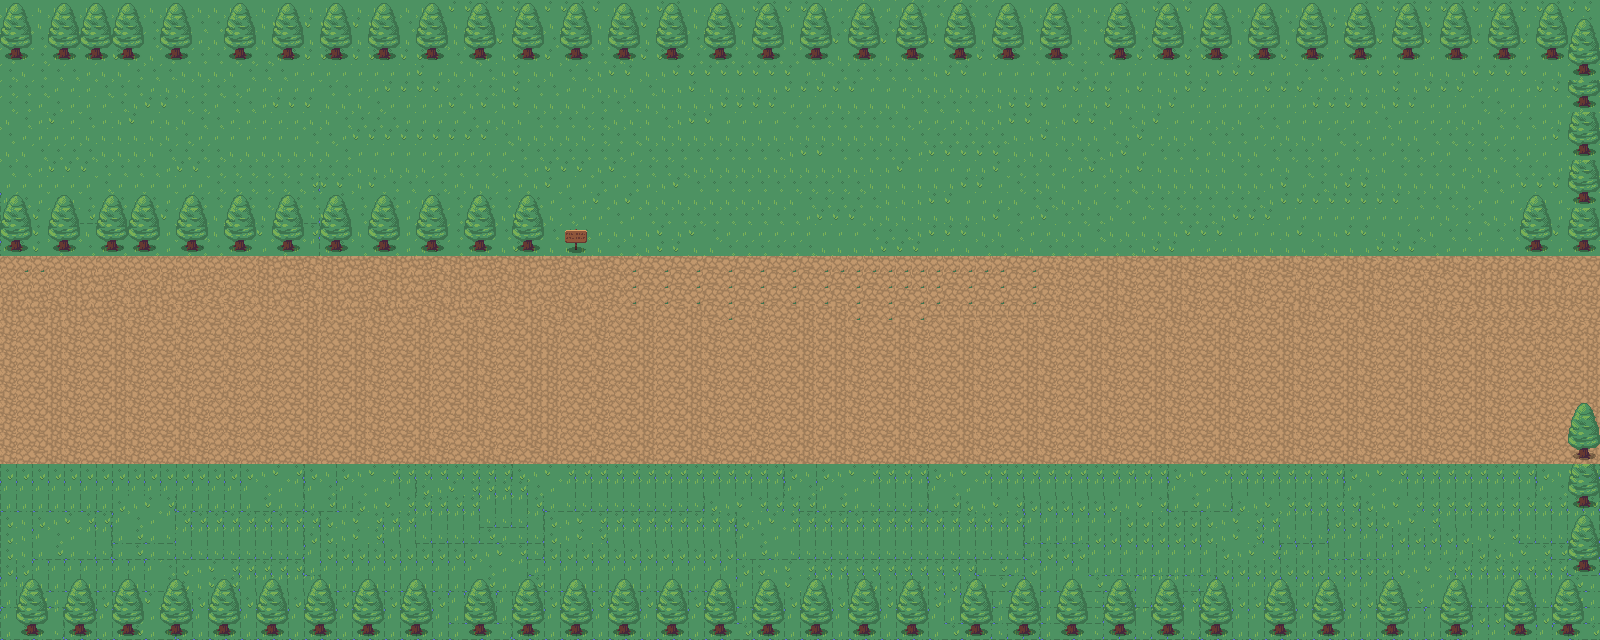

Tiled map render using the project's own tile images. Description and the map definition, with tile-layer contents summarised, below:
An orthogonal 100x40 tile map with 16x16 px tiles, 3 tile layers (Grass, Sign, Trees) and 2 objects (entry, ending).

<map version="1.2" tiledversion="1.3.5" orientation="orthogonal" renderorder="right-down" width="100" height="40" tilewidth="16" tileheight="16" infinite="0" nextlayerid="8" nextobjectid="3">
 <editorsettings>
  <export target="rpgGame.json" format="json" />
 </editorsettings>
 <tileset firstgid="1" name="RPG Nature Tileset" tilewidth="16" tileheight="16" tilecount="720" columns="40">
  <image source="RPG Nature Tileset.png" width="641" height="288" />
  <tile id="0">
   <properties>
    <property name="collide" type="bool" value="true" />
   </properties>
  </tile>
  <tile id="1">
   <properties>
    <property name="collide" type="bool" value="true" />
   </properties>
  </tile>
  <tile id="4">
   <properties>
    <property name="collide" type="bool" value="true" />
   </properties>
  </tile>
  <tile id="5">
   <properties>
    <property name="collide" type="bool" value="true" />
   </properties>
  </tile>
  <tile id="40">
   <properties>
    <property name="collide" type="bool" value="true" />
   </properties>
  </tile>
  <tile id="41">
   <properties>
    <property name="collide" type="bool" value="true" />
   </properties>
  </tile>
  <tile id="44">
   <properties>
    <property name="collide" type="bool" value="true" />
   </properties>
  </tile>
  <tile id="45">
   <properties>
    <property name="collide" type="bool" value="true" />
   </properties>
  </tile>
  <tile id="80">
   <properties>
    <property name="collide" type="bool" value="true" />
   </properties>
  </tile>
  <tile id="81">
   <properties>
    <property name="collide" type="bool" value="true" />
   </properties>
  </tile>
  <tile id="120">
   <properties>
    <property name="collide" type="bool" value="true" />
   </properties>
  </tile>
  <tile id="121">
   <properties>
    <property name="collide" type="bool" value="true" />
   </properties>
  </tile>
 </tileset>
 <layer id="1" name="Grass" width="100" height="40">
  <data>[4000 cells, 4000 non-empty, 33 distinct tile ids]</data>
 </layer>
 <layer id="7" name="Sign" width="100" height="40">
  <properties>
   <property name="collide" type="bool" value="true" />
  </properties>
  <data>[4000 cells, 576 non-empty, 12 distinct tile ids]</data>
 </layer>
 <layer id="5" name="Trees" width="100" height="40">
  <properties>
   <property name="collide" type="bool" value="true" />
  </properties>
  <data>[4000 cells, 96 non-empty, 8 distinct tile ids]</data>
 </layer>
 <objectgroup id="6" name="spawn" locked="1">
  <object id="1" name="entry" x="32.3799" y="291.419">
   <point />
  </object>
  <object id="2" name="ending" x="1572.23" y="287.822">
   <point />
  </object>
 </objectgroup>
</map>